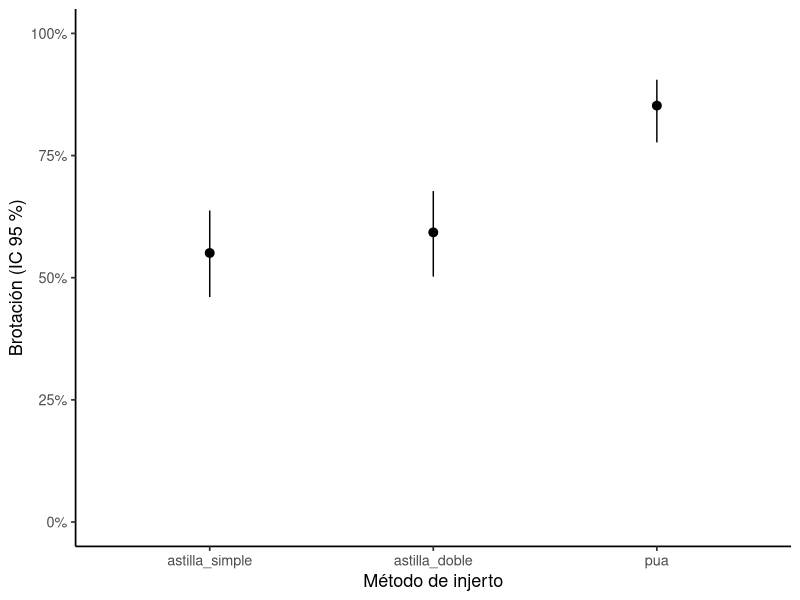
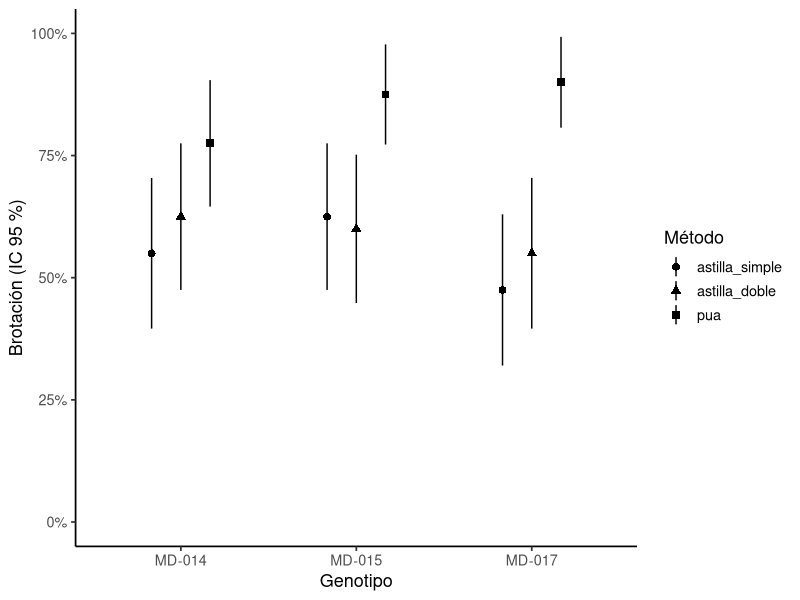

Here is the R script that generated these plots, in order:
## ---- chunk 1
#| label: setup
#| include: false
library(dplyr)
library(ggplot2)
library(emmeans)
library(multcomp)

datos <- read.csv("data/camu_camu_injertos.csv") |>
  mutate(
    bloque   = factor(bloque),
    genotipo = factor(genotipo),
    metodo   = factor(metodo, levels = c("astilla_simple", "astilla_doble", "pua"))
  )
## ---- chunk 2
#| message: false
#| warning: false
m_bin <- glm(
  cbind(plantas_brotadas, plantas_injertadas - plantas_brotadas) ~ bloque + metodo,
  family = binomial, data = datos
)
cld(emmeans(m_bin, ~ metodo, type = "response"),
    Letters = letters, adjust = "tukey", reversed = TRUE) |>
  as.data.frame() |>
  transmute(Método = metodo,
            `Brotación (%)` = round(100 * prob, 1),
            `IC 95 %` = paste0(round(100 * asymp.LCL, 1), "–", round(100 * asymp.UCL, 1)),
            Grupo = trimws(.group)) |>
  knitr::kable(row.names = FALSE)
## ---- chunk 3
#| message: false
#| warning: false
m_lon <- lm(longitud_brote_cm ~ bloque + genotipo * metodo, data = datos)
cld(emmeans(m_lon, ~ metodo), Letters = letters, adjust = "tukey", reversed = TRUE) |>
  as.data.frame() |>
  transmute(Método = metodo,
            `Longitud (cm)` = round(emmean, 2),
            Grupo = trimws(.group)) |>
  knitr::kable(row.names = FALSE)
## ---- chunk 4
emmeans(m_bin, ~ metodo, type = "response") |>
  as.data.frame() |>
  ggplot(aes(metodo, prob)) +
  geom_pointrange(aes(ymin = asymp.LCL, ymax = asymp.UCL)) +
  scale_y_continuous(labels = scales::percent, limits = c(0, 1)) +
  labs(x = "Método de injerto", y = "Brotación (IC 95 %)") +
  theme_classic(base_size = 13)
## ---- chunk 5
datos |>
  group_by(genotipo, metodo) |>
  summarise(b = sum(plantas_brotadas), n = sum(plantas_injertadas), .groups = "drop") |>
  mutate(p = b / n, ee = sqrt(p * (1 - p) / n)) |>
  ggplot(aes(genotipo, p, shape = metodo)) +
  geom_pointrange(aes(ymin = p - 1.96 * ee, ymax = pmin(p + 1.96 * ee, 1)),
                  position = position_dodge(0.5)) +
  scale_y_continuous(labels = scales::percent, limits = c(0, 1)) +
  labs(x = "Genotipo", y = "Brotación (IC 95 %)", shape = "Método") +
  theme_classic(base_size = 13)
